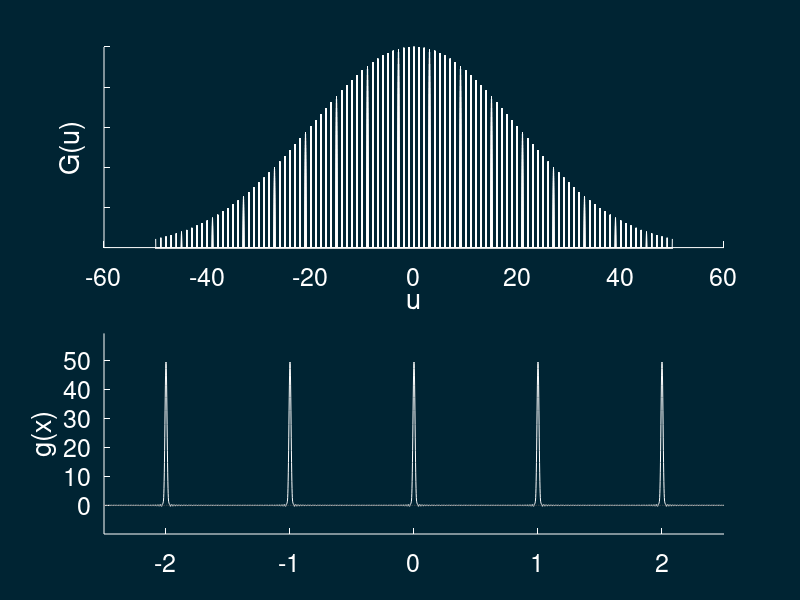

Here is the MATLAB script that generated this plot:
% IFTGaussian4.m
% Version 4 has computing the FT integral

writeImgs=0;
% nameEnd='_square.jpg';
figNameExt='_shah.jpg';
nt=50;
gw=  nt; % gaussian width
    cd('/Users/fred/Documents/teaching/CMP710bCryoEM/710b-Videos/Video_lectures/2.3bFT1D/figs/')
    
    bkd=[0 .14 .2]; % = 0 36 52 in Keynote.
    termColor=[.8 .8 .8];
    tfs=18;  % text label fontsize
    figure(1);
    clf;
    set(gcf,'color',bkd);
    set(gcf,'InvertHardCopy','off');
    np=2000;
    np2=2*np+1;
    nc=2.5;  % number of cycles
    w=np/nc;
    
    x=(-np:np)'/w;
    uw=np/nt;
    u=(-np:np)'/uw;
    uCtr=np+1;
    y=ones(np2,1);
    G=zeros(np2,1);
    
    G(uCtr)=1;
    subplot(211);
            cla;
        set(gca,'color',bkd);
        set(gca,'XColor','w');
        set(gca,'YColor','w');
        set(gca,'fontsize',18);
        set(gca','YTickLabel',{});
        ax2=gca;
    subplot(212);
            cla;
        set(gca,'color',bkd);
        set(gca,'XColor','w');
        set(gca,'YColor','w');
        set(gca,'fontsize',18);
        ax1=gca;

    base=zeros(np2,1);
    
    for i=1:nt
        a=exp(-pi*(i/gw)^2);
        G(uCtr+i*uw)=a;
        G(uCtr-i*uw)=a;
        subplot(211);
        hold on;
        plot(u,G,'w-');
        hold off;
        xlabel('u');
        ylabel('G(u)');
        
        subplot(212);
        y=y+a*2*cos(2*pi*i*x);
        cla;
        set(gca,'color',bkd);
        set(gca,'XColor','w');
        set(gca,'YColor','w');
        set(gca,'fontsize',18);
        ylabel('g(x)');
        ax1=gca;
        hold on;
        plot(x,y,'color',[1 1 1]);
                plot(x,base,'--','color',[.3 .3 .3]);
        hold off;
%         plot(x, y*0,'-','color',[.3 .3 .3],'linewidth',1.5);
%         text(0.5,.7,num2str(val(i),3),'color','w','fontsize',18);
        %         for j=1:i
        %             text(x2s(1)+0.1,bases(1,j),num2str(2*fy(j+1),3),'verticalalignment','bottom',...
        %                 'color','w','fontsize',tfs);
        mx=max(20,max(y));
        axis([-inf inf -mx*.2 mx*1.2]);
        pause(0.5);
    end;
    
    sum(y)
    
       function WriteOrPause(i,writeImgs,figNameExt)
    drawnow;
    if writeImgs
        figName=[num2str(i) figNameExt];
        disp(figName);
        print(figName,'-djpeg');
    else
        pause(0.5);
    end;
    end
%         
%         
%         
%         
%         
%     x2s=xs;
%     
%     %     subplot(122);
%     %     cla;
%     %     set(gca,'color',bkd);
%     %     set(gca,'XColor','w');
%     %     set(gca,'YColor','w');
%     %
%     %     set(gca,'fontsize',18);
%     %     ax2=gca;
%     %     axis off;
%     
%     if rectMode
%         nt=10;
%         y=abs(xs)<.5;
%         %         y(51)=.5;
%         %         y(151)=.5;
%         termThresh=.02;
%         yscl=.5;
%         yLimits=[-.4 1.4];
%         yLimits1=[1.3  nt/2+.5];
%         lw=1;
%         set(gca,'colororder',min(1,origColorOrder+.1));
%         colorOrderIndex=5;
%         figNameExt=['_rect' nameEnd];
%         marker='w--';
%         fcnText='y=rect(x)';
%         tPos=[.3 1.1];
%         efs=tfs; % equation fontsize
%     else
%         nt=10;
%         y=exp(-pi*xs.^2);
%         termThresh=0;
%         yscl=1;
%         yLimits=[-.2 1.1];
%         yLimits1=[.8 nt-2];
%         lw=1.5;
%         set(gca,'colororder',min(origColorOrder+.1,1));
%         figNameExt=['_gauss' nameEnd];
%         colorOrderIndex=9;
%         marker='w--';
%         fcnText='y=e^{-\pi x^2}';
%         fcnText2='g(x) = e^{-\pi x^2}';
%         tPos=[.6 .8];
%         efs=tfs+8;
%     end;
%     fy=real(fft(fftshift(y)))/(2*w);
%     fy(abs(fy)<termThresh)=0;
%     
%     %     % plot the original function
%     %     hold on;
%     %     plot(x2s,y,'w-','linewidth',1.5,'markersize',8); % true function
%     %     sy=fy(1)/2+0*xs;
%     %     % plot(x2s,sy,'linewidth',1);
%     %     hold off;
%     %     axis([-2 2 yLimits]);
%     %     text(tPos(1),tPos(2),fcnText,'color','w','fontsize',efs);
%     %
%     %
%     %     WriteOrPause(0,writeImgs,figNameExt);
%     %     cla
%     %     set(gca,'colororder',min(origColorOrder+.3,1));
%     %
%     subplot(111);
%     ax1=gca;
%     base=[2.2 3.7];
%     val=-100*ones(nt,1);
%     for i=1:nt
%         subplot(111); % ------display individual terms---------
%         cla;
%         set(gca,'color',bkd);
%         set(gca,'XColor','w');
%         set(gca,'YColor','w');
%         set(gca,'fontsize',18);
%         ax1=gca;
%         term=cos(i/2*pi*xs);
%         hold on;
%         %     baseColor=ax1.ColorOrder(ax1.ColorOrderIndex+i);
%         %         plot(x2s,bases,'--','color',[.8 .8 .4]);
%         plot(x2s, y+base(2),'y-','linewidth',1.5);
%         plot(x2s, term+base(1),'g-','linewidth',1.5);
%         plot(x2s, y,'y--','linewidth',1.5);
%         plot(x2s, y*0,'-','color',[.3 .3 .3],'linewidth',1.5);
%         plot(x2s, y.*term,'w-','linewidth',1.5);
%         hold off;
%         val(i)=y'*term/w;
%         text(0.5,.7,num2str(val(i),3),'color','w','fontsize',18);
%         %         for j=1:i
%         %             text(x2s(1)+0.1,bases(1,j),num2str(2*fy(j+1),3),'verticalalignment','bottom',...
%         %                 'color','w','fontsize',tfs);
%         %         end;
%         %         hold off;
%         %         axis([-2 2 -1.19 ]);
%         set(gca,'ytick',[]);
%         %         sy=sy+terms(:,i);
%         
%         
%         %         subplot(122); % ----------display sum of terms----------
%         %         hold on;
%         %         plot((0:i-1)/2,val(1:i),'wo');
%         %         plot(x2s,y,'w--','linewidth',1.5,'markersize',8); % true function
%         %         %    plot(xs,[y sy],'linewidth',1.5);
%         %         %     if ~rectMode ||  mod(i,2)==1 % only if odd
%         % %         plot(x2s,sy,'linewidth',lw);
%         %         %     end;
%         % %         if i==nt
%         % %             plot(x2s,sy(:,end),'color','w','linewidth',lw*1.33);
%         % %         end;
%         %         hold off;
%         %         axis([-2 2 yLimits]);
%         WriteOrPause(i,writeImgs,figNameExt);
%     end;
% end;
%     return
%     % %%     Show the FT
%     % clf;
%     % set(gcf,'color',bkd);
%     % xRange=4;
%     % uRange=2;
%     % showPoints=0;
%     % wr=50;
%     % xs=(-xRange*wr:xRange*wr-1)'/wr;
%     %           y=(exp(-pi*(xs-2).^2)+exp(-pi*(xs+2).^2));
%     %          y1=2*exp(-pi*xs.^2);
%     % subplot(121);
%     %     cla;
%     %     set(gca,'color',bkd);
%     %     set(gca,'XColor','w');
%     %     set(gca,'YColor','w');
%     %
%     %     set(gca,'fontsize',18);
%     %     fy=real(fft(fftshift(y)))/wr;
%     %     fy(abs(fy)<termThresh)=0;
%     %
%     %     % plot the original function
%     %     hold on;
%     %     plot(xs,y,'w-','linewidth',1.5,'markersize',8); % true function
%     %     sy=fy(1)/2+0*xs;
%     %     % plot(x2s,sy,'linewidth',1);
%     %     hold off;
%     %     axis([-xRange xRange 0 1.19]);
%     % %     text(tPos(1),tPos(2),fcnText2,'color','w','fontsize',efs);
%     %    ylabel('g(x)');
%     %     xlabel('x');
%     %
%     %         subplot(122); % ------display the FT---------
%     %         cla;
%     %         set(gca,'color',bkd);
%     %         set(gca,'XColor','w');
%     %         set(gca,'YColor','w');
%     %         set(gca,'fontsize',18);
%     %         wf=50; % expansion of FT
%     %         df=wf*2*xRange;
%     %         xxs=(-uRange*df:uRange*df-1)'/(df);
%     %         wx=numel(xs)*wf;
%     %
%     %         yx=Crop(y,numel(xs)*wf); % pad by wf
%     %         fyx=real(fft(fftshift(yx)))/wf;
%     %         fyxs=Crop(fftshift(fyx),numel(xxs));
%     %
%     %         y1x=Crop(y1,numel(xs)*wf); % pad by wf
%     %         fy1x=real(fft(fftshift(y1x)))/wf;
%     %         fy1xs=Crop(fftshift(fy1x),numel(xxs));
%     %
%     %         hold on;
%     %         plot(xxs,fyxs,'-','color',[1 .7 .7],'linewidth',2);
%     %         plot(xxs,fy1xs,'-','color',[.5 .5 .5],'linewidth',2);
%     %         plot(xxs,xxs*0,'--','color',[.2 .7 .2]);
%     % %         plot(xs/2,y,'color',[1 .6 .6]);
%     % if showPoints
%     %     for i=1:nt+1
%     %             plot((i-1)/(2*uRange),fy(i),'wo','markersize',10,'linewidth',2);
%     %         end;
%     % end;
%     % hold off;
%     %         axis([-uRange uRange 1.2*min(fyxs) 1.2*max(fyxs)]);
%     %            ylabel('G(u)');
%     %     xlabel('u');
%     %
%     %
%     %         WriteOrPause(0,writeImgs,['_ft_' figNameExt]);
%     % end;
%     
 